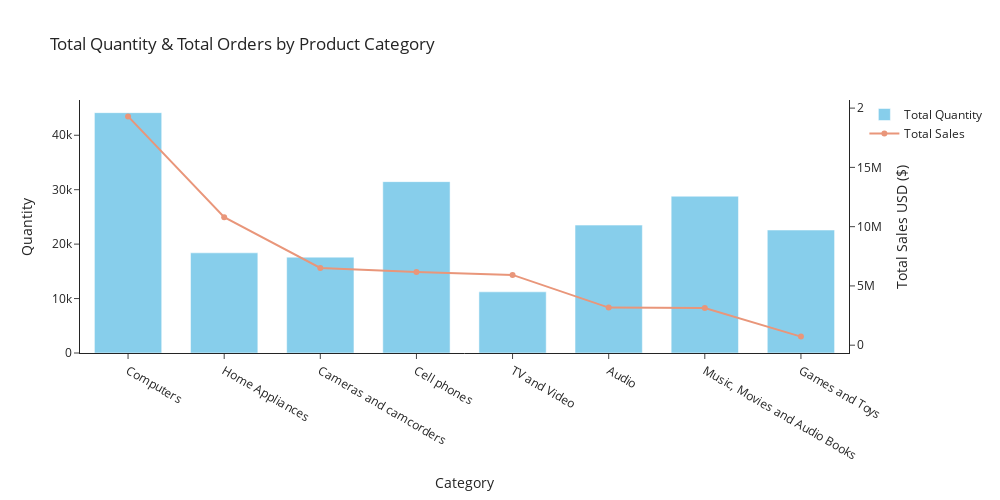

Write notebook code for a chart like this one.
### Markdown cell above
#### Total Sales & Quantity Product sold by Category

### Code cell
traces = []
traces.append(go.Bar(
        x=product_category_group_data['Category'],
        y=product_category_group_data['Quantity'],
        name=f"Total Quantity",
        marker_color='skyblue',
        yaxis='y1'
    ))
traces.append(go.Scatter(
        x=product_category_group_data['Category'],
        y=product_category_group_data['Total_Sales'],
        name=f"Total Sales",
        mode='lines+markers',
        marker=dict(color='darksalmon'),
        yaxis='y2'
    ))

# Layout và menu
layout = go.Layout(
    title=f"Total Quantity & Total Orders by Product Category",
    xaxis=dict(title='Category'),
    yaxis=dict(title='Quantity', side='left'),
    yaxis2=dict(title='Total Sales USD ($)', overlaying='y', side='right'),
    bargap=0.3,
    template='simple_white',
)

# Tạo figure
fig = go.Figure(data=traces, layout=layout)
fig.update_layout(width=1000, height=500)
fig.show()

### Figure 1 — Plotly figure (JSON) as saved in the notebook; plotly's stock layout.template omitted (floating-point values rounded to 4 significant figures)
{"data": [{"marker": {"color": "skyblue"}, "name": "Total Quantity", "type": "bar", "x": ["Computers", "Home Appliances", "Cameras and camcorders", "Cell phones", "TV and Video", "Audio", "Music, Movies and Audio Books", "Games and Toys"], "y": [44151, 18401, 17609, 31477, 11236, 23490, 28802, 22591], "yaxis": "y"}, {"marker": {"color": "darksalmon"}, "mode": "lines+markers", "name": "Total Sales", "type": "scatter", "x": ["Computers", "Home Appliances", "Cameras and camcorders", "Cell phones", "TV and Video", "Audio", "Music, Movies and Audio Books", "Games and Toys"], "y": [19300000.0, 10800000.0, 6520000.0, 6184000.0, 5929000.0, 3170000.0, 3131000.0, 724800.0], "yaxis": "y2"}], "layout": {"bargap": 0.3, "height": 500, "title": {"text": "Total Quantity & Total Orders by Product Category"}, "width": 1000, "xaxis": {"title": {"text": "Category"}}, "yaxis": {"side": "left", "title": {"text": "Quantity"}}, "yaxis2": {"overlaying": "y", "side": "right", "title": {"text": "Total Sales USD ($)"}}}}
